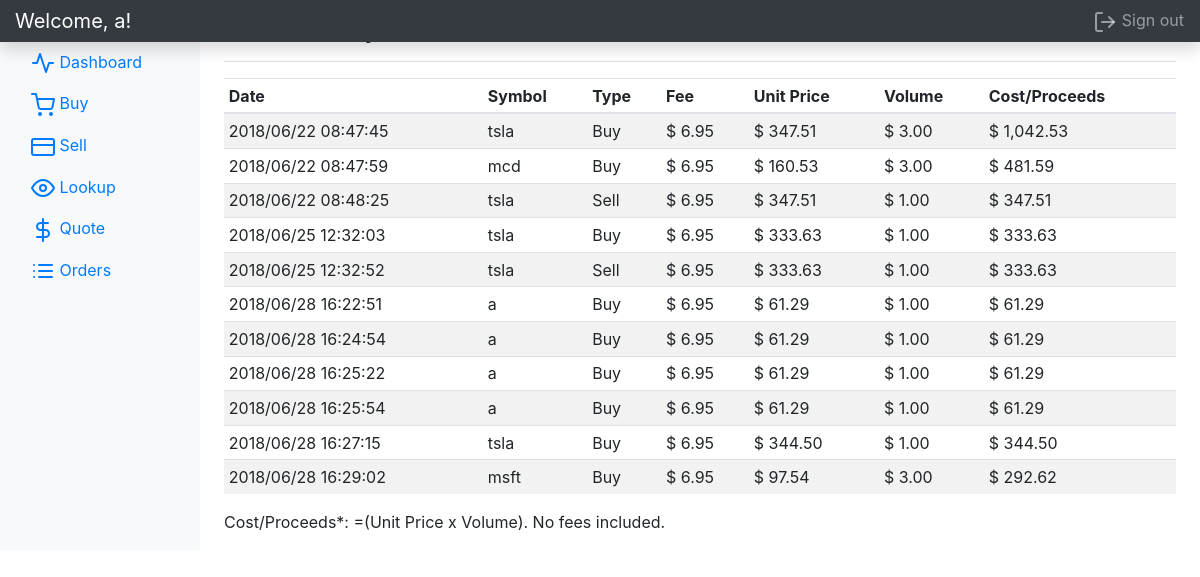
Page /order/ (signed in) on the earlier database version.
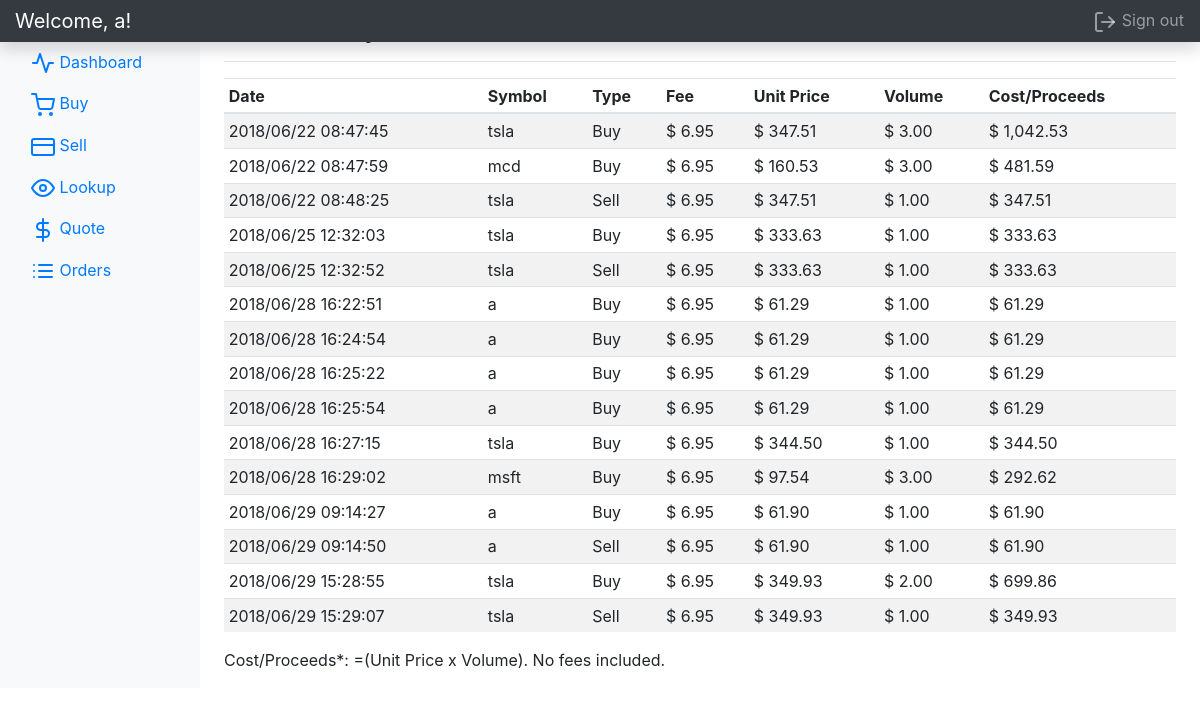
Same page on the later database version.
### tables this page shows
CREATE TABLE orders(
        pk INTEGER PRIMARY KEY AUTOINCREMENT,
        username VARCHAR(16) NOT NULL,
        ticker_symbol VARCHAR(10) NOT NULL,
        date_time DATETIME NOT NULL,
        transaction_type BOOL NOT NULL,
        unit_price FLOAT NOT NULL,
        volume INTEGER NOT NULL,
        fee FLOAT NOT NULL,
        FOREIGN KEY(username) REFERENCES users(username)
    );

### core/controllers/order.py (the view)
@order_ctrl.route('/', methods=['GET'])
def show_order():
    return __order_history(session['user'])

### core/controllers/order.py (called while the page is built)
def __order_history(username):
    orders = None
    error = None
    try:
        orders = Order().get_order_history(username)
    except Exception as e:
        error = e.args[0]
    return render_template(html_filename, orders=orders, error=error)

### core/mapper/base_mapper.py (called while the page is built)
    def execute_query(self, sql_command):
        with db.connect('master.db', check_same_thread=False) as conn:
            cursor = conn.cursor()
            cursor.execute(sql_command)
            return cursor.fetchall()

### core/model/order.py (called while the page is built)
    def get_order_history(self, username):
        return OrderMapper().select_order_history(username)

### core/templates/order.html (shortened to what this page needs)
<!doctype html>
<html lang="en">
<head>
    <link href="https://getbootstrap.com/docs/4.1/dist/css/bootstrap.min.css" rel="stylesheet">
    <link href="https://getbootstrap.com/docs/4.1/examples/dashboard/dashboard.css" rel="stylesheet">
</head>
<body>
    <nav class="navbar navbar-dark fixed-top bg-dark flex-md-nowrap p-0 shadow">
        <a class="navbar-brand col-sm-3 col-md-2 mr-0" href="#">Welcome, {{ session['user'] }}!</a>
        <ul class="navbar-nav px-3">
            <li class="nav-item text-nowrap">
                <a class="nav-link" href="{{ url_for('logout.logout') }}">
                    <span data-feather="log-out"></span>
                    Sign out
                </a>
            </li>
        </ul>
    </nav>
    <div class="container-fluid">
        <div class="row">
            <nav class="col-md-2 d-none d-md-block bg-light sidebar">
                <div class="sidebar-sticky">
                    <ul class="nav flex-column">
                        <li class="nav-item">
                            <a class="nav-link" href="{{ url_for('dashboard.show_dashboard') }}">
                            </a>
                        </li>
                        <li class="nav-item">
                            <a class="nav-link" href="{{ url_for('dashboard.show_dashboard') }}">
                                <span data-feather="activity"></span>
                                Dashboard
                            </a>
                        </li>
                        <li class="nav-item">
                            <a class="nav-link" href="{{ url_for('buy.show_buy') }}">
                                <span data-feather="shopping-cart"></span>
                                Buy
                            </a>
                        </li>
                        <li class="nav-item">
                            <a class="nav-link" href="{{ url_for('sell.show_sell') }}">
                                <span data-feather="credit-card"></span>
                                Sell
                            </a>
                        </li>
                        <li class="nav-item">
                            <a class="nav-link" href="{{ url_for('lookup.show_lookup') }}">
                                <span data-feather="eye"></span>
                                Lookup
                            </a>
                        </li>
                        <li class="nav-item">
                            <a class="nav-link" href="{{ url_for('quote.show_quote') }}">
                                <span data-feather="dollar-sign"></span>
                                Quote
                            </a>
                        </li>
                        <li class="nav-item">
                            <a class="nav-link active" href="{{ url_for('order.show_order') }}">
                                <span data-feather="list"></span>
                                Orders
                            </a>
                        </li>
                    </ul>
                </div>
            </nav>
            <main role="main" class="col-md-9 ml-sm-auto col-lg-10 px-4">
                <div class="d-flex justify-content-between flex-wrap flex-md-nowrap align-items-center pt-3 pb-2 mb-3 border-bottom">
                    <h4 class="h4">Order History</h4>
                </div>
                {% if error %}
                <p> Error: {{ error }}. </p>
                {% elif orders %}
                <div class="table-responsive">
                    <table class="table table-striped table-sm">
                        <thead>
                            <tr>
                                <th>Date</th>
                                <th>Symbol</th>
                                <th>Type</th>
                                <th>Fee</th>
                                <th>Unit Price</th>
                                <th>Volume</th>
                                <th>Cost/Proceeds</th>
                            </tr>
                        </thead>
                        <tbody>
                            {% for item in orders %}
                            <tr>
                                <td>{{ item['date_time'].strftime('%Y/%m/%d %H:%M:%S') }}</td>
                                <td>{{ item['ticker_symbol'] }}</td>
                                {%if item['order_type'] == 'B' %}
                                <td>Buy</td>
                                {%elif item['order_type'] == 'S' %}
                                <td>Sell</td>
                                {% else %}
                                <td>Invalid</td>
                                {% endif %}
                                <td>{{ "$ {:,.2f}".format(item['fee']) }}</td>
                                <td>{{ "$ {:,.2f}".format(item['unit_price']) }}</td>
                                <td>{{ "$ {:,.2f}".format(item['volume']) }}</td>
                                <td>{{ "$ {:,.2f}".format(item['volume'] * item['unit_price']) }}</td>
                            </tr>
                            {% endfor %}
                        </tbody>
                    </table>
                </div>
                <div>
                    <p> Cost/Proceeds*: =(Unit Price x Volume). No fees included. </p>
                </div>
                {% endif %}
            </main>
        </div>
    </div>
</body>
</html>

Differences in the rows shown:
added orders: date_time "2018/06/29 09:14:27", ticker_symbol "a", shows "Buy", fee "$ 6.95", unit_price "$ 61.90", volume "$ 1.00", item['volume']*item['unit_price'] "$ 61.90"
added orders: date_time "2018/06/29 09:14:50", ticker_symbol "a", shows "Sell", fee "$ 6.95", unit_price "$ 61.90", volume "$ 1.00", item['volume']*item['unit_price'] "$ 61.90"
added orders: date_time "2018/06/29 15:28:55", ticker_symbol "tsla", shows "Buy", fee "$ 6.95", unit_price "$ 349.93", volume "$ 2.00", item['volume']*item['unit_price'] "$ 699.86"
added orders: date_time "2018/06/29 15:29:07", ticker_symbol "tsla", shows "Sell", fee "$ 6.95", unit_price "$ 349.93", volume "$ 1.00", item['volume']*item['unit_price'] "$ 349.93"
